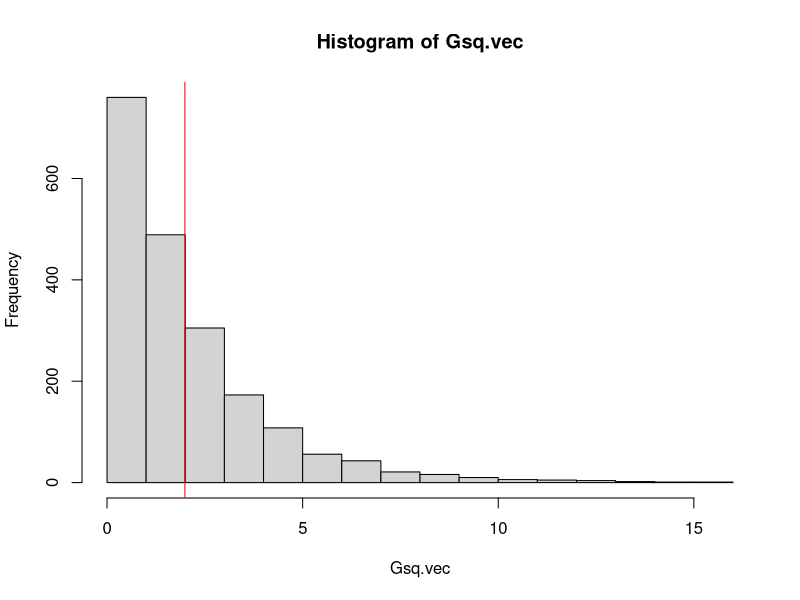

The R script that drew this image:
# Example of a likelihood ratio test and a Parametric Bootstrap likelihood ratio test (PBLRT):

# Suppose we have discrete data which are the number of 
# successes in a series of N=10 trials
# The trials were repeated under 3 different experimental conditions.
# Under the first condition it was repeated n1 times
# under the second condition  n2 times and
# under the third condition n3 times.
# we wish to test the null 
# Ho: p1 = p2 = p3 = p vs. the alternative
# H1: p1 !=p2 != p3

# Here's the data 
N <- 10
n1 <- 8;n2 <- 6;n3 <- 15;
#set.seed(31011975)
samp1 <- c(4,7,8,6,5,8,5,4); #rbinom(n=n1, size=N, prob=0.69);
samp2 <- c(5,7,6,8,8,8); #rbinom(n=n2, size=N, prob=0.72);
samp3 <- c(6,8,7,7,7,8,6,7,7,7,6,5,6,5,6);  #rbinom(n=n3, size=N, prob=0.65);


# Likelihood function under the null
lnLo <- function(counts1,counts2,counts3,Ntrials){
	
	all.counts <- c(counts1,counts2, counts3)
	p.hat <- sum(all.counts)/(Ntrials*length(all.counts))
	llikevec <- dbinom(x=all.counts, size=Ntrials, prob=p.hat, log=TRUE)
	return(sum(llikevec))
}

# Likelihood function under the alternative
lnL1 <- function(counts1,counts2,counts3,Ntrials){
	
	phat1 <- sum(counts1)/(Ntrials*length(counts1))
	phat2 <- sum(counts2)/(Ntrials*length(counts2))
	phat3 <- sum(counts3)/(Ntrials*length(counts3))	
	
	llike1 <- sum(dbinom(x=counts1,size=Ntrials, prob=phat1, log=TRUE))
	llike2 <- sum(dbinom(x=counts2,size=Ntrials, prob=phat2, log=TRUE))
	llike3 <- sum(dbinom(x=counts3,size=Ntrials, prob=phat3, log=TRUE))
	
	return(sum(c(llike1,llike2,llike3)))
			
}

# Computing Gsq = -2log(Lo/L1)
lnLo.hat <- lnLo(counts1 = samp1, counts2=samp2, counts3=samp3, Ntrials=N)
lnL1.hat <- lnL1(counts1 = samp1, counts2=samp2, counts3=samp3, Ntrials=N)

Gsq <- -2*(lnLo.hat-lnL1.hat)
alpha <- 0.001
Gsq.crit <- qchisq(p=1-alpha, df=3-1)
pvalue <- 1-pchisq(q=Gsq, df=3-1)

# PBLRT
B <- 2000
allsamps <- c(samp1,samp2,samp3)
phat.Ho <- sum(allsamps)/(N*length(allsamps)); # MLE under H0 = sum(xis)/sum(nis)
Gsq.vec <- rep(0,B)
for(i in 1:B){
	# Simulate data like the one observed but under the Null hypothesis

	boot.data1 <- rbinom(n=n1, size=N, prob=phat.Ho)
	boot.data2 <- rbinom(n=n2, size=N, prob=phat.Ho)
	boot.data3 <- rbinom(n=n3, size=N, prob=phat.Ho)
	
	lnLo.boot <- lnLo(counts1 = boot.data1, counts2=boot.data2, counts3=boot.data3, Ntrials=N)	
	lnL1.boot <- lnL1(counts1 = boot.data1, counts2=boot.data2, counts3=boot.data3, Ntrials=N)		
	
	Gsq.vec[i] <- -2*(lnLo.boot-lnL1.boot)
	
}

boot.pval <- sum(Gsq.vec > Gsq)/2000 # Proportion of boostrap Gsq's that are bigger than the observed Gsq
print(boot.pval) # compare to Chisquare pvalue
print(pvalue)

hist(Gsq.vec)
abline(v=Gsq, col="red")
